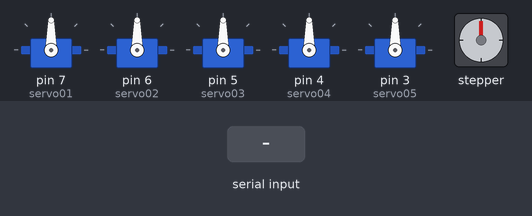
A sketch run on a simulated Arduino Uno, built with avr-gcc and run on an emulated ATmega328P. Shown: 5 × servo, stepper motor. The test bench sets the inputs (shaded band). Stepper angles assume 200 steps per turn.

Above: at 1.2 s.
1.3 s: "M 200\n" received over Serial
At 1.45 s:
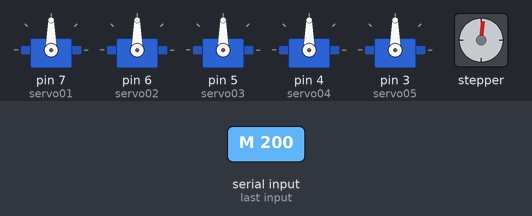
3.8 s: "S \n" received over Serial
At 4.1 s:
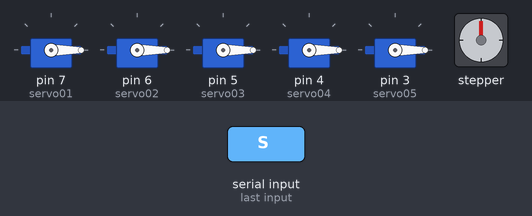
5.3 s: "M 90\n" received over Serial
At 6.2 s:
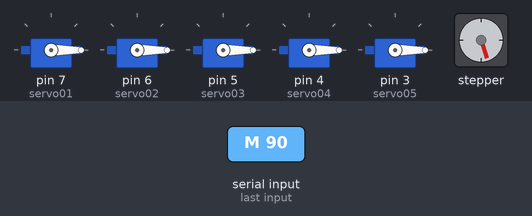
7.2 s: "M  45\n" received over Serial
At 7.7 s:
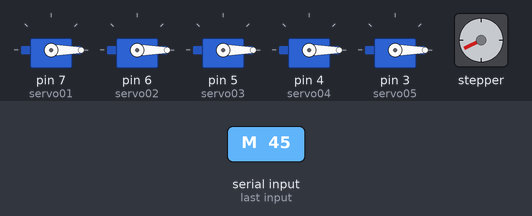
8.9 s: "M 200\n" received over Serial
At 9.36 s:
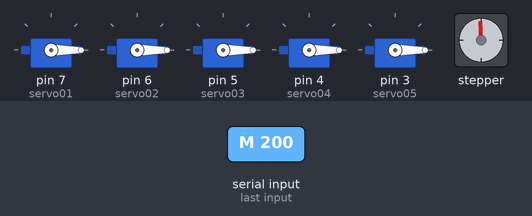
11.4 s: "M 90\n" received over Serial
At 13.2 s:
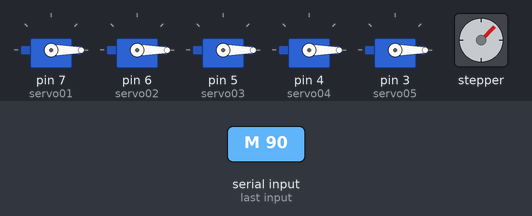
Timing chart, 0 to 14.3 s (numbered marks = the images above; inputs shaded):
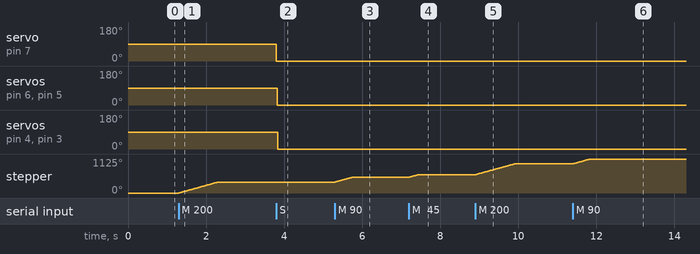

Measured:
- after the input at 1.3 s, stepper: turns 360° clockwise in 0.99 s, starting at once
- after the input at 3.8 s, servo on pin 7 (servo01), servo on pin 6 (servo02), servo on pin 5 (servo03), servo on pin 4 (servo04), servo on pin 3 (servo05): 90° → 0° at once
- after the input at 5.3 s, stepper: turns 162° clockwise in 0.44 s, starting at once
- after the input at 7.2 s, stepper: turns 81° clockwise in 0.22 s, starting at once
- after the input at 8.9 s, stepper: turns 360° clockwise in 0.99 s, starting at once
- after the input at 11.4 s, stepper: turns 162° clockwise in 0.44 s, starting at once

The sketch:

testing_servo_with_stepper.ino
```cpp
#include <Servo.h>
#include <Stepper.h>

Servo servo01;
Servo servo02;
Servo servo03;
Servo servo04;
Servo servo05;
int speedDelay = 10;
int servo1SPos = 0;
int servo2SPos = 0;
int servo3SPos = 0;
int servo4SPos = 0;
int servo5SPos = 0;
int servo1EPos = 0;
int servo2EPos = 0;
int servo3EPos = 0;
int servo4EPos = 0;
int servo5EPos = 0;

const int stepsPerRevolution = 200; // Change this to fit the number of steps per revolution for your motor
Stepper myStepper(stepsPerRevolution, 9, 10, 11, 12);

void setup() {
  Serial.begin(9600); // Initialize serial communication at 9600 baud rate
  servo01.attach(7);
  servo02.attach(6);
  servo03.attach(5);
  servo04.attach(4);
  servo05.attach(3);
  myStepper.setSpeed(60);
}

void loop() {
  if (Serial.available() > 0) {
    String command = Serial.readStringUntil('\n');

    // Check if the command is for servos (e.g., "S [30 60 90 120 150]")
    if (command.startsWith("S ")) {
      command = command.substring(2, command.length() - 1); // Remove the "S " and the ending bracket

      int startIndex = 0;
      int valueIndex = 0;

      for (int i = 0; i <= command.length(); i++) {
        if (command.charAt(i) == ' ' || i == command.length()) {
          String valueStr = command.substring(startIndex, i);
          int value = valueStr.toInt();

          if (valueIndex == 0) {
            servo1EPos = value;
          } else if (valueIndex == 1) {
            servo2EPos = value;
          } else if (valueIndex == 2) {
            servo3EPos = value;
          } else if (valueIndex == 3) {
            servo4EPos = value;
          } else if (valueIndex == 4) {
            servo5EPos = value;
          }

          startIndex = i + 1;
          valueIndex++;
        }
      }

      for (int pos = servo1SPos; pos <= servo1EPos; pos++) {
        servo01.write(pos);
        delay(speedDelay);
      }
      servo1SPos = servo1EPos;

      for (int pos = servo2SPos; pos <= servo2EPos; pos++) {
        servo02.write(pos);
        delay(speedDelay);
      }
      servo2SPos = servo2EPos;

      for (int pos = servo3SPos; pos <= servo3EPos; pos++) {
        servo03.write(pos);
        delay(speedDelay);
      }
      servo3SPos = servo3EPos;

      for (int pos = servo4SPos; pos <= servo4EPos; pos++) {
        servo04.write(pos);
        delay(speedDelay);
      }
      servo4SPos = servo4EPos;

      for (int pos = servo5SPos; pos <= servo5EPos; pos++) {
        servo05.write(pos);
        delay(speedDelay);
      }
      servo5SPos = servo5EPos;
    }
    // Check if the command is for the stepper motor (e.g., "M 200")
    else if (command.startsWith("M ")) {
      command = command.substring(2);
      int steps = command.toInt();
      myStepper.step(steps);
      delay(500);
    }
  }
}
```
